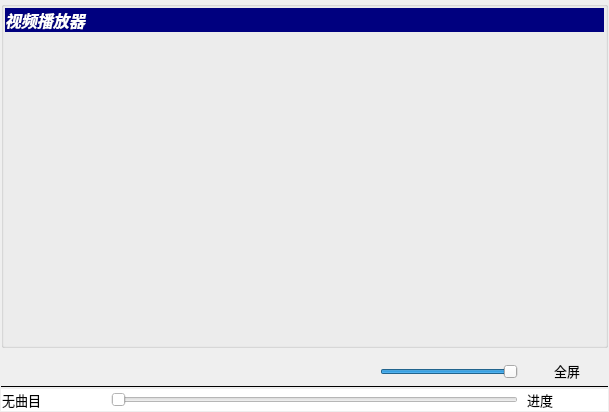
<?xml version="1.0" encoding="UTF-8"?>
<ui version="4.0">
 <class>MainWindow</class>
 <widget class="QMainWindow" name="MainWindow">
  <property name="geometry">
   <rect>
    <x>0</x>
    <y>0</y>
    <width>609</width>
    <height>412</height>
   </rect>
  </property>
  <property name="font">
   <font>
    <family>宋体</family>
    <pointsize>10</pointsize>
   </font>
  </property>
  <property name="windowTitle">
   <string>视频播放器</string>
  </property>
  <widget class="QWidget" name="centralWidget">
   <layout class="QVBoxLayout" name="verticalLayout_2">
    <property name="spacing">
     <number>1</number>
    </property>
    <property name="leftMargin">
     <number>1</number>
    </property>
    <property name="topMargin">
     <number>1</number>
    </property>
    <property name="rightMargin">
     <number>1</number>
    </property>
    <property name="bottomMargin">
     <number>1</number>
    </property>
    <item>
     <widget class="QGroupBox" name="groupBox">
      <property name="title">
       <string/>
      </property>
      <layout class="QVBoxLayout" name="verticalLayout" stretch="1,50">
       <property name="spacing">
        <number>1</number>
       </property>
       <property name="leftMargin">
        <number>1</number>
       </property>
       <property name="topMargin">
        <number>1</number>
       </property>
       <property name="rightMargin">
        <number>1</number>
       </property>
       <property name="bottomMargin">
        <number>1</number>
       </property>
       <item>
        <widget class="QLabel" name="label">
         <property name="styleSheet">
          <string notr="true">background-color: rgb(0, 0, 127);</string>
         </property>
         <property name="text">
          <string>&lt;html&gt;&lt;head/&gt;&lt;body&gt;&lt;p&gt;&lt;span style=&quot; font-size:12pt; font-weight:700; font-style:italic; color:#ffffff;&quot;&gt;视频播放器&lt;/span&gt;&lt;/p&gt;&lt;/body&gt;&lt;/html&gt;</string>
         </property>
        </widget>
       </item>
       <item>
        <widget class="TMyVideoWidget" name="videoWidget" native="true"/>
       </item>
      </layout>
     </widget>
    </item>
    <item>
     <widget class="QWidget" name="widget" native="true">
      <property name="minimumSize">
       <size>
        <width>0</width>
        <height>35</height>
       </size>
      </property>
      <property name="maximumSize">
       <size>
        <width>16777215</width>
        <height>25</height>
       </size>
      </property>
      <property name="styleSheet">
       <string notr="true"/>
      </property>
      <layout class="QHBoxLayout" name="horizontalLayout">
       <property name="spacing">
        <number>9</number>
       </property>
       <property name="leftMargin">
        <number>1</number>
       </property>
       <property name="topMargin">
        <number>1</number>
       </property>
       <property name="rightMargin">
        <number>1</number>
       </property>
       <property name="bottomMargin">
        <number>1</number>
       </property>
       <item>
        <widget class="QPushButton" name="btnAdd">
         <property name="text">
          <string/>
         </property>
         <property name="icon">
          <iconset resource="res.qrc">
           <normaloff>:/images/images/001.GIF</normaloff>:/images/images/001.GIF</iconset>
         </property>
         <property name="flat">
          <bool>true</bool>
         </property>
        </widget>
       </item>
       <item>
        <widget class="QPushButton" name="btnPlay">
         <property name="enabled">
          <bool>false</bool>
         </property>
         <property name="text">
          <string/>
         </property>
         <property name="icon">
          <iconset resource="res.qrc">
           <normaloff>:/images/images/620.bmp</normaloff>:/images/images/620.bmp</iconset>
         </property>
         <property name="flat">
          <bool>true</bool>
         </property>
        </widget>
       </item>
       <item>
        <widget class="QPushButton" name="btnPause">
         <property name="enabled">
          <bool>false</bool>
         </property>
         <property name="text">
          <string/>
         </property>
         <property name="icon">
          <iconset resource="res.qrc">
           <normaloff>:/images/images/622.bmp</normaloff>:/images/images/622.bmp</iconset>
         </property>
         <property name="flat">
          <bool>true</bool>
         </property>
        </widget>
       </item>
       <item>
        <widget class="QPushButton" name="btnStop">
         <property name="enabled">
          <bool>false</bool>
         </property>
         <property name="text">
          <string/>
         </property>
         <property name="icon">
          <iconset resource="res.qrc">
           <normaloff>:/images/images/624.bmp</normaloff>:/images/images/624.bmp</iconset>
         </property>
         <property name="flat">
          <bool>true</bool>
         </property>
        </widget>
       </item>
       <item>
        <spacer name="horizontalSpacer">
         <property name="orientation">
          <enum>Qt::Horizontal</enum>
         </property>
         <property name="sizeHint" stdset="0">
          <size>
           <width>40</width>
           <height>20</height>
          </size>
         </property>
        </spacer>
       </item>
       <item>
        <widget class="QPushButton" name="btnSound">
         <property name="text">
          <string/>
         </property>
         <property name="icon">
          <iconset resource="res.qrc">
           <normaloff>:/images/images/volumn.bmp</normaloff>:/images/images/volumn.bmp</iconset>
         </property>
         <property name="flat">
          <bool>true</bool>
         </property>
        </widget>
       </item>
       <item>
        <widget class="QSlider" name="sliderVolumn">
         <property name="maximumSize">
          <size>
           <width>160</width>
           <height>16777215</height>
          </size>
         </property>
         <property name="maximum">
          <number>100</number>
         </property>
         <property name="value">
          <number>100</number>
         </property>
         <property name="orientation">
          <enum>Qt::Horizontal</enum>
         </property>
        </widget>
       </item>
       <item>
        <widget class="QPushButton" name="pushButton">
         <property name="text">
          <string>全屏</string>
         </property>
         <property name="icon">
          <iconset resource="res.qrc">
           <normaloff>:/images/images/237.GIF</normaloff>:/images/images/237.GIF</iconset>
         </property>
         <property name="flat">
          <bool>true</bool>
         </property>
        </widget>
       </item>
      </layout>
     </widget>
    </item>
    <item>
     <widget class="Line" name="line">
      <property name="frameShadow">
       <enum>QFrame::Plain</enum>
      </property>
      <property name="orientation">
       <enum>Qt::Horizontal</enum>
      </property>
     </widget>
    </item>
    <item>
     <widget class="QWidget" name="widget_2" native="true">
      <property name="maximumSize">
       <size>
        <width>16777215</width>
        <height>25</height>
       </size>
      </property>
      <property name="styleSheet">
       <string notr="true">background-color: rgb(255, 255, 255);</string>
      </property>
      <layout class="QHBoxLayout" name="horizontalLayout_2">
       <property name="spacing">
        <number>9</number>
       </property>
       <property name="leftMargin">
        <number>1</number>
       </property>
       <property name="topMargin">
        <number>1</number>
       </property>
       <property name="rightMargin">
        <number>1</number>
       </property>
       <property name="bottomMargin">
        <number>1</number>
       </property>
       <item>
        <widget class="QLabel" name="labCurMedia">
         <property name="minimumSize">
          <size>
           <width>100</width>
           <height>0</height>
          </size>
         </property>
         <property name="text">
          <string>无曲目</string>
         </property>
        </widget>
       </item>
       <item>
        <widget class="QSlider" name="sliderPosition">
         <property name="tracking">
          <bool>false</bool>
         </property>
         <property name="orientation">
          <enum>Qt::Horizontal</enum>
         </property>
        </widget>
       </item>
       <item>
        <widget class="QLabel" name="LabRatio">
         <property name="minimumSize">
          <size>
           <width>80</width>
           <height>0</height>
          </size>
         </property>
         <property name="text">
          <string>进度</string>
         </property>
        </widget>
       </item>
      </layout>
     </widget>
    </item>
   </layout>
  </widget>
 </widget>
 <layoutdefault spacing="6" margin="11"/>
 <customwidgets>
  <customwidget>
   <class>TMyVideoWidget</class>
   <extends>QWidget</extends>
   <header location="global">tmyvideowidget.h</header>
   <container>1</container>
  </customwidget>
 </customwidgets>
 <resources>
  <include location="res.qrc"/>
 </resources>
 <connections/>
</ui>
